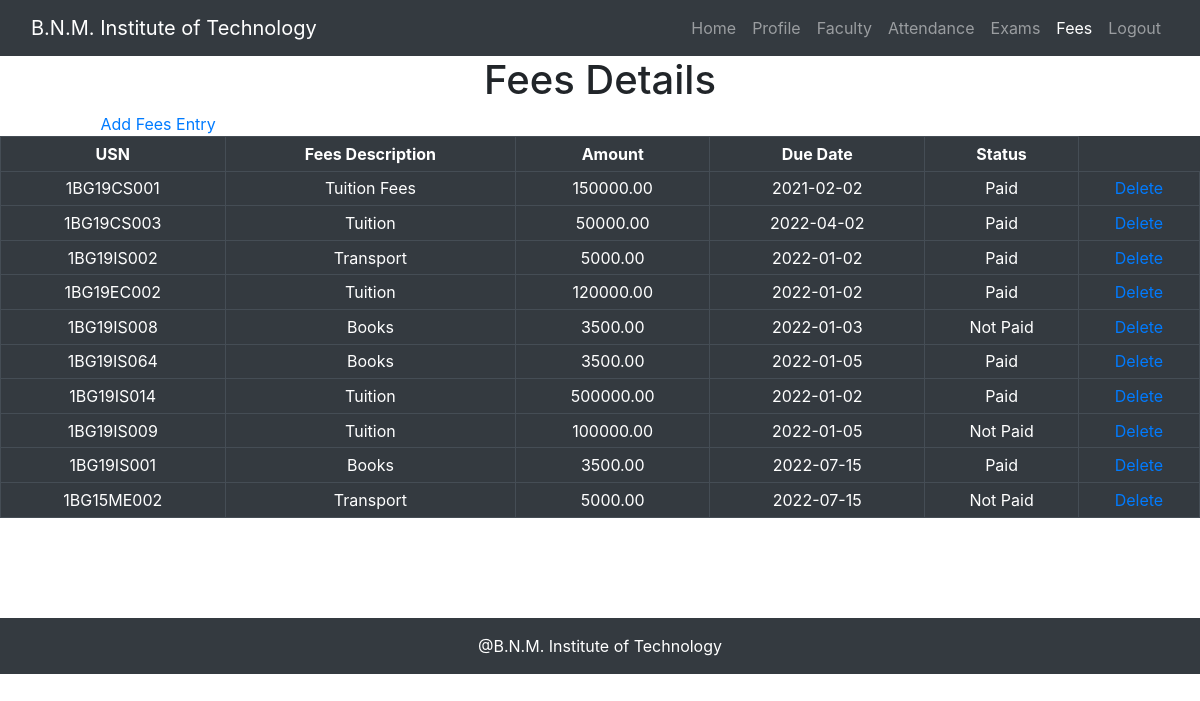
Screenshot of /fees.php (signed in) with the database file from the repository.
### tables this page shows
CREATE TABLE `fees` (
  `id` int(5) NOT NULL,
  `USN` varchar(10) NOT NULL,
  `Fees_Description` varchar(255) NOT NULL,
  `Amount` decimal(8,2) NOT NULL,
  `Due_date` date NOT NULL,
  `Status` varchar(10) NOT NULL
);

### fees.php (the view, shortened to what this page needs)
<!DOCTYPE HTML>
<html>
<head>
<link href="style.css" rel="stylesheet">
  <link rel="stylesheet" href="https://maxcdn.bootstrapcdn.com/bootstrap/4.5.2/css/bootstrap.min.css">
</head>
<body>
	<nav class="navbar navbar-expand-lg navbar-dark bg-dark">
  <div class="container-fluid">
    <a class="navbar-brand" href="#">B.N.M. Institute of Technology</a>
    <div class="collapse navbar-collapse" id="navbarSupportedContent">
      <ul class="navbar-nav ml-auto mb-2 mb-lg-0">
        <li class="nav-item">
          <a class="nav-link" href="index.php">Home</a>
        </li>
        <li class="nav-item">
          <a class="nav-link" href="studtable.php">Profile</a>
        </li>
        <li class="nav-item">
<a class="nav-link" href="facultiesp.php">Faculty</a>
        </li>
        <li class="nav-item">
          <a class="nav-link" href="attendancep.php">Attendance</a>
        </li>
        <li class="nav-item">
          <a class="nav-link" href="examsp.php">Exams</a>
        </li>
        <li class="nav-item">
          <a class="nav-link active"  aria-current="page" href="fees.php">Fees</a>
        </li>
        <li class="nav-item">
          <a class="nav-link" href="adminlogout.php">Logout</a>
        </li>
      </ul>
    </div>
  </div>
</nav>
<div>
	<h1 class="text-center">Fees Details</h1> &emsp;&emsp;&emsp;&emsp;&emsp;&emsp; <a href="ufees.php">Add Fees Entry</a>
</div>
<div>
<table class="table table-dark table-bordered table-sm text-center" style="margin-right: auto margin-left: auto">
  <tr>
    <th scope="col">USN</th>
    <th scope="col">Fees Description</th>
    <th scope="col">Amount</th>
    <th scope="col">Due Date</th>
    <th scope="col">Status</th>
  </tr>
  <?php
  include('connection.php');
$sql = "SELECT * FROM fees";
$result = $conn->query($sql);
if (!empty($result) && $result->num_rows > 0) {
 while($row = mysqli_fetch_assoc($result)) {
    echo "<tr>";
       echo "<td>".$row['USN']."</td>";
       echo "<td>".$row['Fees_Description']."</td>";
       echo "<td>".$row['Amount']."</td>";
       echo "<td>".$row['Due_date']."</td>";
       echo "<td>".$row['Status']."</td>";
       echo "<td> <a href='deletefees.php?id=".$row['USN']."'>Delete</a></td>";
       echo "</tr>";
  }
} else {
  echo "0 results";
}
?>
  </table>
</div>
</body>
<footer style="margin-top: 100px">
	<p class="p-3 bg-dark text-white text-center">@B.N.M. Institute of Technology</p>
</footer>
</html>

### rows the page displays
fees: USN "1BG19CS001", Fees_Description "Tuition Fees", Amount "150000.00", Due_date "2021-02-02", Status "Paid"
fees: USN "1BG19CS003", Fees_Description "Tuition", Amount "50000.00", Due_date "2022-04-02", Status "Paid"
fees: USN "1BG19IS002", Fees_Description "Transport", Amount "5000.00", Due_date "2022-01-02", Status "Paid"
fees: USN "1BG19EC002", Fees_Description "Tuition", Amount "120000.00", Due_date "2022-01-02", Status "Paid"
fees: USN "1BG19IS008", Fees_Description "Books", Amount "3500.00", Due_date "2022-01-03", Status "Not Paid"
fees: USN "1BG19IS064", Fees_Description "Books", Amount "3500.00", Due_date "2022-01-05", Status "Paid"
fees: USN "1BG19IS014", Fees_Description "Tuition", Amount "500000.00", Due_date "2022-01-02", Status "Paid"
fees: USN "1BG19IS009", Fees_Description "Tuition", Amount "100000.00", Due_date "2022-01-05", Status "Not Paid"
fees: USN "1BG19IS001", Fees_Description "Books", Amount "3500.00", Due_date "2022-07-15", Status "Paid"
fees: USN "1BG15ME002", Fees_Description "Transport", Amount "5000.00", Due_date "2022-07-15", Status "Not Paid"
